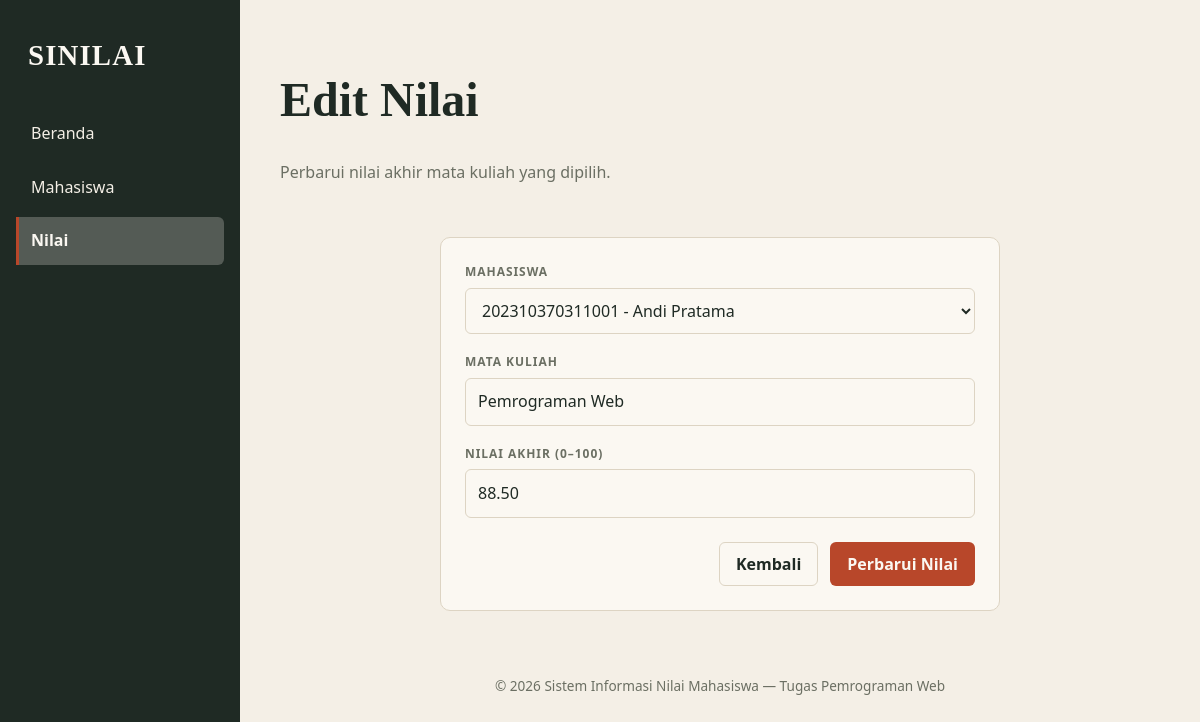
The app's page /nilai/edit?id=1 with its own data.
### tables this page shows
CREATE TABLE IF NOT EXISTS nilai (
    id            INT           NOT NULL AUTO_INCREMENT,
    mahasiswa_id  INT           NOT NULL,
    mata_kuliah   VARCHAR(100)  NOT NULL,
    nilai_akhir   DECIMAL(5,2)  NOT NULL,
    PRIMARY KEY (id),
    CONSTRAINT fk_nilai_mahasiswa
        FOREIGN KEY (mahasiswa_id) REFERENCES mahasiswa (id)
        ON DELETE CASCADE ON UPDATE CASCADE
);

CREATE TABLE IF NOT EXISTS mahasiswa (
    id    INT          NOT NULL AUTO_INCREMENT,
    nim   VARCHAR(20)  NOT NULL,
    nama  VARCHAR(100) NOT NULL,
    prodi VARCHAR(100) NOT NULL,
    PRIMARY KEY (id),
    UNIQUE KEY uq_nim (nim)
);

### src/autoload.php (called while the page is built, shortened)
<?php
spl_autoload_register(static function (string $kelas): void {
    $awalan = 'UMM\\Pemweb\\';
    $relatif = substr($kelas, strlen($awalan));
    $berkas = __DIR__ . DIRECTORY_SEPARATOR
        . str_replace('\\', DIRECTORY_SEPARATOR, $relatif)
        . '.php';
});

### src/config/koneksi.php (called while the page is built, shortened)
<?php
$host     = 'localhost';
$dbname   = 'pemweb';
$username = 'root';
$password = '';
$charset  = 'utf8mb4';
$dsn = "mysql:host={$host};dbname={$dbname};charset={$charset}";
$opsi = [
    PDO::ATTR_ERRMODE            => PDO::ERRMODE_EXCEPTION,
    PDO::ATTR_DEFAULT_FETCH_MODE => PDO::FETCH_ASSOC,
    PDO::ATTR_EMULATE_PREPARES   => false,
];
try {
    $pdo = new PDO($dsn, $username, $password, $opsi);
} catch (\PDOException $e) {
    error_log('Koneksi database gagal: ' . $e->getMessage());
    http_response_code(500);
    exit('Layanan database sedang tidak tersedia. Coba lagi nanti.');
}
return $pdo;

### src/Repository/PdoMahasiswaRepository.php (called while the page is built, shortened)
<?php
class PdoMahasiswaRepository implements MahasiswaRepository
{
    private PDO $pdo;
    public function __construct()
    {
        $this->pdo = require dirname(__DIR__) . '/config/koneksi.php';
    }
    public function all(): array
    {
        $sql  = 'SELECT id, nim, nama, prodi FROM mahasiswa ORDER BY id ASC';
        $stmt = $this->pdo->prepare($sql);
        $stmt->execute();
        $hasil = [];
        while ($baris = $stmt->fetch()) {
            $hasil[] = new Mahasiswa(
                id:    (int) $baris['id'],
                nim:   $baris['nim'],
                nama:  $baris['nama'],
                prodi: $baris['prodi'],
            );
        }
        return $hasil;
    }
}

### src/Controllers/NilaiController.php (called while the page is built, shortened)
<?php
class NilaiController
{
    public function edit(): void
    {
        $id = $this->idRequest();
        $repository = new PdoNilaiRepository();
        $nilai = $repository->findById($id);
        $nilaiId = $id;
        $mahasiswa = (new PdoMahasiswaRepository())->all();
        $oldInput = [
            'mahasiswa_id' => (string) $nilai->getMahasiswaId(),
            'mata_kuliah' => $nilai->getMataKuliah(),
            'nilai_akhir' => number_format($nilai->getNilaiAkhir(), 2, '.', ''),
        ];
        $errors = [];
        require dirname(__DIR__, 2) . '/views/nilai/tambah.php';
    }
    private function idRequest(): int
    {
        $id = $_GET['id'] ?? '';
        return (int) $id;
    }
}

### public/index.php (called while the page is built, shortened)
<?php
require dirname(__DIR__) . '/src/autoload.php';
$router = new Router();
$router->get('/', [BerandaController::class, 'index']);
$router->get('/mahasiswa', [MahasiswaController::class, 'index']);
$router->get('/mahasiswa/tambah', [MahasiswaController::class, 'tambah']);
$router->get('/mahasiswa/edit', [MahasiswaController::class, 'edit']);
$router->post('/mahasiswa/simpan', [MahasiswaController::class, 'simpan']);
$router->post('/mahasiswa/update', [MahasiswaController::class, 'update']);
$router->post('/mahasiswa/hapus', [MahasiswaController::class, 'hapus']);
$router->get('/nilai', [NilaiController::class, 'index']);
$router->get('/nilai/tambah', [NilaiController::class, 'tambah']);
$router->get('/nilai/edit', [NilaiController::class, 'edit']);
$router->post('/nilai/simpan', [NilaiController::class, 'simpan']);
$router->post('/nilai/update', [NilaiController::class, 'update']);
$router->post('/nilai/hapus', [NilaiController::class, 'hapus']);
$uri = parse_url($_SERVER['REQUEST_URI'], PHP_URL_PATH);
$uri = rtrim($uri, '/') ?: '/';
$router->dispatch($_SERVER['REQUEST_METHOD'], $uri);

### src/Model/Mahasiswa.php (called while the page is built, shortened)
<?php
class Mahasiswa
{
    public function getId(): ?int
    {
        return $this->id;
    }
    public function getNim(): string
    {
        return $this->nim;
    }
    public function getNama(): string
    {
        return $this->nama;
    }
}

### src/Repository/PdoNilaiRepository.php (called while the page is built, shortened)
<?php
class PdoNilaiRepository implements NilaiRepository
{
    private PDO $pdo;
    public function __construct()
    {
        $this->pdo = require dirname(__DIR__) . '/config/koneksi.php';
    }
    public function findById(int $id): ?Nilai
    {
        $stmt = $this->pdo->prepare(
            'SELECT n.id, n.mahasiswa_id, n.mata_kuliah, n.nilai_akhir, m.nim, m.nama
             FROM nilai n
             INNER JOIN mahasiswa m ON m.id = n.mahasiswa_id
             WHERE n.id = :id'
        );
        $stmt->execute(['id' => $id]);
        $baris = $stmt->fetch();
        return new Nilai(
            id: (int) $baris['id'],
            mahasiswaId: (int) $baris['mahasiswa_id'],
            mataKuliah: $baris['mata_kuliah'],
            nilaiAkhir: (float) $baris['nilai_akhir'],
            nim: $baris['nim'],
            namaMahasiswa: $baris['nama'],
        );
    }
}

### src/Model/Nilai.php (called while the page is built, shortened)
<?php
class Nilai
{
    public function getMahasiswaId(): int
    {
        return $this->mahasiswaId;
    }
    public function getMataKuliah(): string
    {
        return $this->mataKuliah;
    }
    public function getNilaiAkhir(): float
    {
        return $this->nilaiAkhir;
    }
}

### views/nilai/tambah.php (the view, shortened to what this page needs)
<?php require dirname(__DIR__) . '/layout/header.php'; ?>
        <?php if ($mahasiswa === []): ?>
            <p class="empty-state">Tambahkan data mahasiswa terlebih dahulu sebelum memasukkan nilai.</p>
        <?php else: ?>
            <section class="form-kartu">
                <form method="POST" action="<?= isset($nilaiId) ? '/nilai/update' : '/nilai/simpan' ?>">
                    <div class="field <?= isset($errors['mahasiswa_id']) ? 'has-error' : '' ?>">
                        <label for="mahasiswa_id">Mahasiswa</label>
                        <select id="mahasiswa_id" name="mahasiswa_id"
                            <?= isset($errors['mahasiswa_id']) ? 'aria-describedby="mahasiswa-error" aria-invalid="true"' : '' ?>>
                            <?php foreach ($mahasiswa as $mhs): ?>
                                <option
                                    value="<?= (int) $mhs->getId() ?>"
                                    <?= (string) $mhs->getId() === ($oldInput['mahasiswa_id'] ?? '') ? 'selected' : '' ?>
                                >
                                    <?= htmlspecialchars($mhs->getNim() . ' - ' . $mhs->getNama(), ENT_QUOTES, 'UTF-8') ?>
                                </option>
                            <?php endforeach; ?>
                        </select>
                    </div>
                    <div class="field <?= isset($errors['mata_kuliah']) ? 'has-error' : '' ?>">
                        <label for="mata_kuliah">Mata Kuliah</label>
                        <input
                            type="text"
                            id="mata_kuliah"
                            name="mata_kuliah"
                            maxlength="100"
                            value="<?= htmlspecialchars($oldInput['mata_kuliah'] ?? '', ENT_QUOTES, 'UTF-8') ?>"
                            <?= isset($errors['mata_kuliah']) ? 'aria-describedby="mata-kuliah-error" aria-invalid="true"' : '' ?>
                        >
                    </div>
                    <div class="field <?= isset($errors['nilai_akhir']) ? 'has-error' : '' ?>">
                        <label for="nilai_akhir">Nilai Akhir (0–100)</label>
                        <input
                            type="number"
                            id="nilai_akhir"
                            name="nilai_akhir"
                            min="0"
                            max="100"
                            step="0.01"
                            value="<?= htmlspecialchars($oldInput['nilai_akhir'] ?? '', ENT_QUOTES, 'UTF-8') ?>"
                            <?= isset($errors['nilai_akhir']) ? 'aria-describedby="nilai-error" aria-invalid="true"' : '' ?>
                        >
                    </div>
                    <div class="aksi-form">
                        <a class="button button-secondary" href="/nilai">Kembali</a>
                        <button class="button button-primary" type="submit"><?= isset($nilaiId) ? 'Perbarui Nilai' : 'Simpan Nilai' ?></button>
                    </div>
                </form>
            </section>
        <?php endif; ?>
<?php require dirname(__DIR__) . '/layout/footer.php'; ?>

### public/css/style.css (style rules this page uses)
:root { --kertas: #F4EFE6; --kartu: #FBF8F2; --tinta: #1F2A24; --tinta-pudar: #6B6F63; --garis: #DDD4C3; --aksen: #B8472A; --aksen-hover: #963820; --mustard: #D9A441; --grade-a: #2F6B4F; --grade-a-bg: #DDEBDF; --grade-b: #3B6F80; --grade-b-bg: #DCE9EC; --grade-c: #6F7430; --grade-c-bg: #ECEDCF; --grade-d: #9A6A12; --grade-d-bg: #F6E8C6; --grade-e: #8C2B3A; --grade-e-bg: #F2D8DC; }
*, *::before, *::after { box-sizing: border-box; }
html { min-width: 320px; scroll-behavior: smooth; }
body { min-width: 320px; min-height: 100vh; margin: 0; overflow-x: hidden; background: var(--kertas); color: var(--tinta); font-family: system-ui, -apple-system, "Segoe UI", sans-serif; line-height: 1.6; }
button, input, select { font: inherit; }
a, button, input, select { -webkit-tap-highlight-color: transparent; }
.aksi-utama, .button { display: inline-flex; min-height: 44px; align-items: center; justify-content: center; border: 1px solid transparent; border-radius: 6px; padding: .65rem 1rem; cursor: pointer; font-weight: 650; line-height: 1.25; text-decoration: none; transition: background-color 150ms ease, border-color 150ms ease, transform 150ms ease; }
.aksi-utama, .button-primary { background: var(--aksen); color: var(--kartu); }
.button-secondary { border-color: var(--garis); background: transparent; color: var(--tinta); }
.eyebrow, .label-ringkasan, .field label, .field-label { color: var(--tinta-pudar); font-size: .75rem; font-weight: 700; letter-spacing: .08em; text-transform: uppercase; }
.form-kartu { width: min(100%, 560px); margin: 0 auto; border: 1px solid var(--garis); border-radius: 10px; padding: 1.5rem; background: var(--kartu); }
.field { min-width: 0; margin-bottom: 1.1rem; }
.field label { display: block; margin-bottom: .4rem; }
.field input, .field select { display: block; width: 100%; min-height: 46px; border: 1px solid var(--garis); border-radius: 6px; padding: .65rem .75rem; background: var(--kartu); color: var(--tinta); }
.aksi-form { display: flex; flex-wrap: wrap; justify-content: flex-end; gap: .75rem; margin-top: 1.5rem; }

### records on screen
nilai: mahasiswa_id "202310370311001 - Andi Pratama", mata_kuliah "Pemrograman Web", nilai_akhir "88.50"

### other values on screen
$judul "Edit Nilai"
$deskripsiHalaman "Perbarui nilai akhir mata kuliah yang dipilih."
